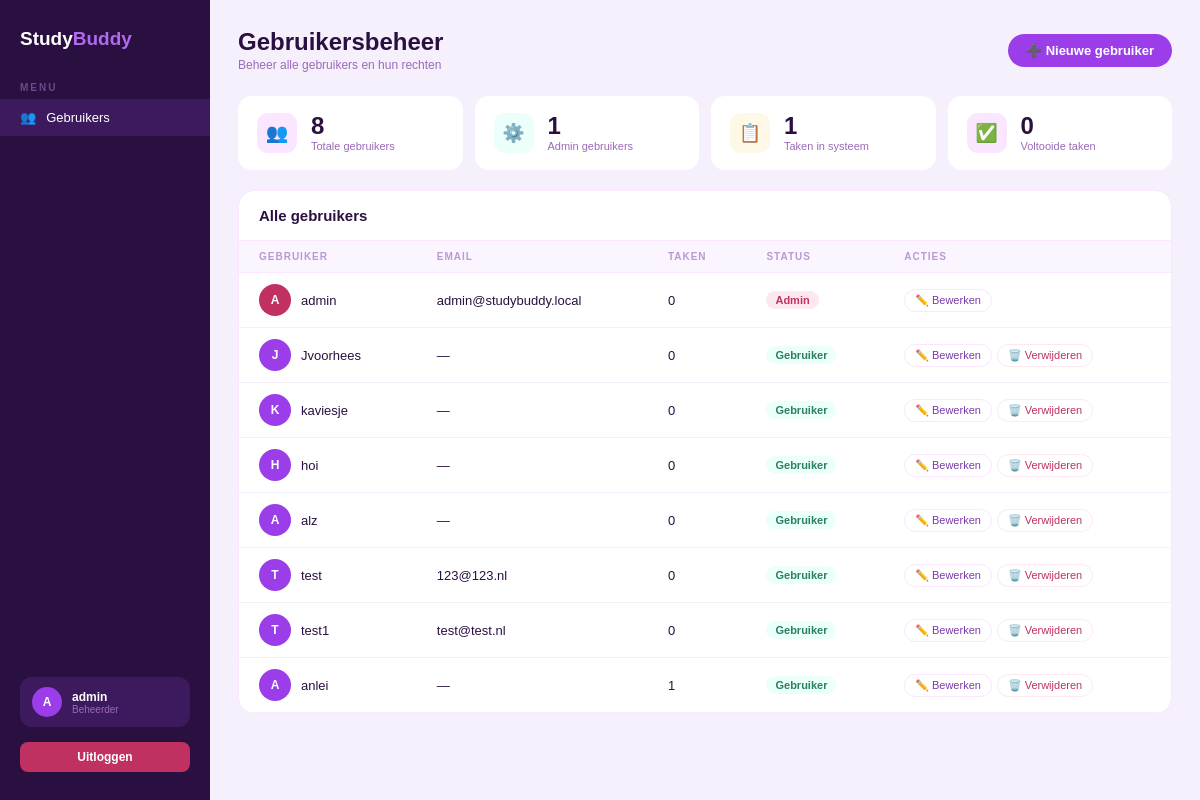
The app's page /admin (signed in), older data.
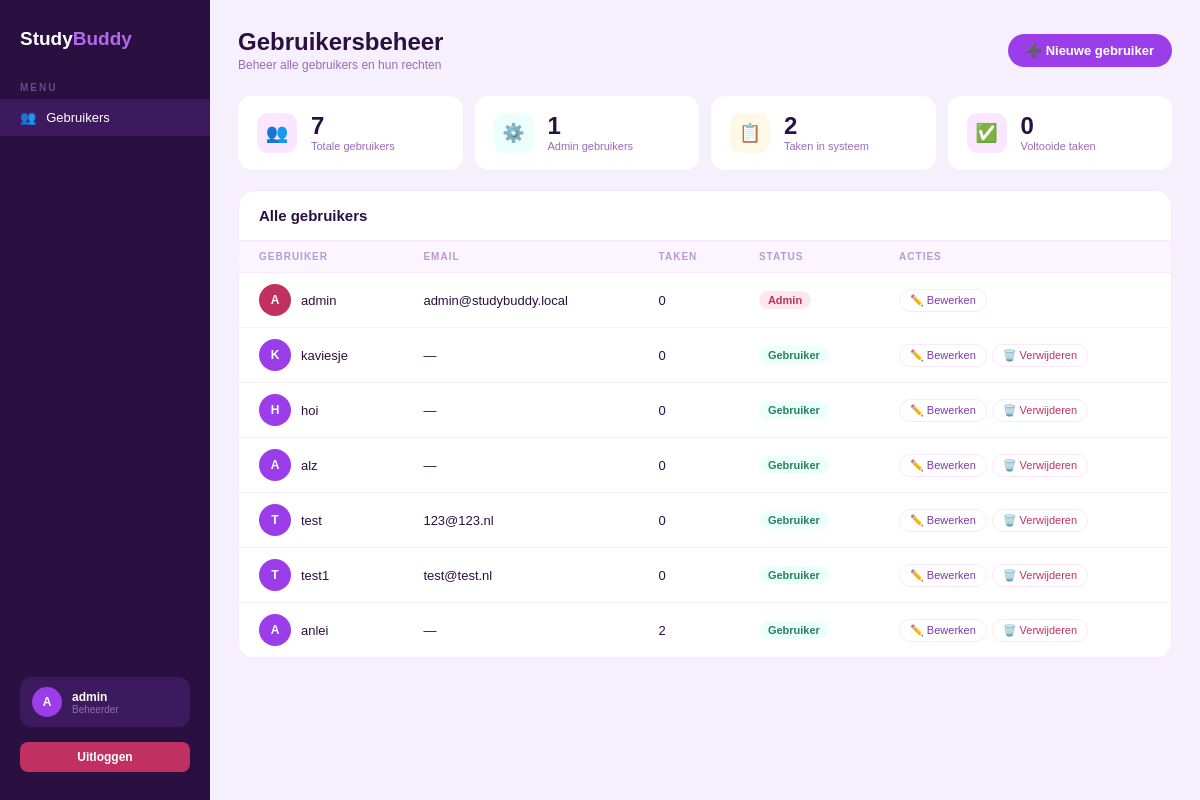
The same page, newer data.
### tables this page shows
CREATE TABLE users (
            id INTEGER PRIMARY KEY AUTOINCREMENT,
            username TEXT NOT NULL UNIQUE,
            password TEXT NOT NULL,
            email TEXT,
            telefoonnummer TEXT,
            foto TEXT
        , is_admin INTEGER DEFAULT 0);

### app.py (the view)
@app.route("/admin")
@admin_required
def admin_dashboard():
    db = get_db()
    totaal_users = db.execute("SELECT COUNT(*) FROM users").fetchone()[0]
    totaal_taken = db.execute("SELECT COUNT(*) FROM taken").fetchone()[0]
    voltooide_taken = db.execute("SELECT COUNT(*) FROM taken WHERE voltooid = 1").fetchone()[0]
    admin_users = db.execute("SELECT COUNT(*) FROM users WHERE is_admin = 1").fetchone()[0]
    users = db.execute("""

        SELECT u.id, u.username, u.email, u.is_admin,

               (SELECT COUNT(*) FROM taken WHERE user_id = u.id) as taken_count

        FROM users u

        ORDER BY u.is_admin DESC, u.id DESC

    """).fetchall()
    logger.info(f"Admin dashboard geopend door gebruiker {session['user_id']}")
    return render_template("admin.html",
        totaal_users=totaal_users,
        totaal_taken=totaal_taken,
        voltooide_taken=voltooide_taken,
        admin_users=admin_users,
        users=users
    )

### app.py (called while the page is built)
def ingelogd():
    return "user_id" in session

def is_admin():
    return bool(session.get("is_admin"))

def admin_required(f):
    from functools import wraps
    @wraps(f)
    def decorated_function(*args, **kwargs):
        if not ingelogd() or not is_admin():
            flash("U hebt geen toegang tot deze pagina.", "error")
            return redirect(url_for("dashboard"))
        return f(*args, **kwargs)
    return decorated_function

@app.context_processor
def inject_timer_settings():
    try:
        if 'user_id' in session:
            db = get_db()
            inst = db.execute("SELECT werk_tijd, pauze_tijd FROM instellingen WHERE user_id = ?", (session['user_id'],)).fetchone()
            werk = inst['werk_tijd'] if inst and inst['werk_tijd'] is not None else 25
            pauze = inst['pauze_tijd'] if inst and inst['pauze_tijd'] is not None else 5
            return dict(TIMER_WERK_MIN=werk, TIMER_PAUZE_MIN=pauze)
    except Exception:
        pass
    return dict(TIMER_WERK_MIN=25, TIMER_PAUZE_MIN=5)

### database.py (called while the page is built)
def get_db():
    conn = sqlite3.connect("studybuddy.db")
    conn.row_factory = sqlite3.Row
    return conn

### templates/admin.html (shortened to what this page needs)
{% extends "base.html" %}
{% block content %}
<div style="display: flex; min-height: 100vh; background: #f5f0fc; color: #2a1040; font-family: 'DM Sans', sans-serif;">
  <aside style="width: 210px; background: #2a1040; display: flex; flex-direction: column; padding: 28px 0; position: fixed; top: 0; left: 0; min-height: 100vh;">
    <div style="font-family: 'Syne', sans-serif; font-size: 19px; font-weight: 800; color: white; padding: 0 20px; margin-bottom: 32px;">
      Study<span style="color: #b06aed;">Buddy</span>
    </div>
    <div style="font-size: 10px; font-weight: 600; letter-spacing: 2px; text-transform: uppercase; color: #6a4a8a; padding: 0 20px; margin-bottom: 6px;">Menu</div>
    <a href="{{ url_for('admin_dashboard') }}" style="display: flex; align-items: center; gap: 10px; padding: 11px 20px; font-size: 13px; color: white; text-decoration: none; transition: 0.2s; background: #3d1a5e;">
      <span>👥</span> Gebruikers
    </a>
    <div style="margin-top: auto; padding: 0 20px;">
      <div style="display: flex; align-items: center; gap: 10px; background: #3d1a5e; border-radius: 12px; padding: 10px 12px;">
        <div style="width: 30px; height: 30px; background: #9b3de8; border-radius: 50%; display: flex; align-items: center; justify-content: center; font-family: 'Syne', sans-serif; font-size: 12px; font-weight: 800; color: white;">
          {{ session.username[0].upper() }}
        </div>
        <div>
          <div style="font-size: 12px; font-weight: 600; color: white;">{{ session.username }}</div>
          <div style="font-size: 10px; color: #9b6ab8;">Beheerder</div>
        </div>
      </div>
      <a href="{{ url_for('logout') }}" style="display: block; margin-top: 15px; padding: 8px 12px; background: #c03060; color: white; border-radius: 8px; text-align: center; text-decoration: none; font-size: 12px; font-weight: 600;">
        Uitloggen
      </a>
    </div>
  </aside>
  <main style="margin-left: 210px; flex: 1; padding: 28px;">
    <div style="display: flex; align-items: center; justify-content: space-between; margin-bottom: 24px;">
      <div>
        <div style="font-family: 'Syne', sans-serif; font-size: 24px; font-weight: 800;">Gebruikersbeheer</div>
        <div style="font-size: 12px; color: #9b6ab8; margin-top: 2px;">Beheer alle gebruikers en hun rechten</div>
      </div>
      <a href="{{ url_for('admin_user_create') }}" style="padding: 9px 18px; background: #9b3de8; color: white; border-radius: 99px; font-family: 'DM Sans', sans-serif; font-size: 13px; font-weight: 600; text-decoration: none; cursor: pointer;">
        ➕ Nieuwe gebruiker
      </a>
    </div>
    <div style="display: grid; grid-template-columns: repeat(4, 1fr); gap: 12px; margin-bottom: 20px;">
      <div style="background: white; border-radius: 14px; padding: 16px 18px; display: flex; align-items: center; gap: 14px; border: 1.5px solid transparent; transition: 0.2s;">
        <div style="width: 40px; height: 40px; border-radius: 11px; display: flex; align-items: center; justify-content: center; font-size: 18px; background: #FAE6FE;">👥</div>
        <div>
          <div style="font-family: 'Syne', sans-serif; font-size: 24px; font-weight: 800; line-height: 1;">{{ totaal_users }}</div>
          <div style="font-size: 11px; color: #9b6ab8; margin-top: 2px;">Totale gebruikers</div>
        </div>
      </div>
      <div style="background: white; border-radius: 14px; padding: 16px 18px; display: flex; align-items: center; gap: 14px; border: 1.5px solid transparent; transition: 0.2s;">
        <div style="width: 40px; height: 40px; border-radius: 11px; display: flex; align-items: center; justify-content: center; font-size: 18px; background: #EBFFFB;">⚙️</div>
        <div>
          <div style="font-family: 'Syne', sans-serif; font-size: 24px; font-weight: 800; line-height: 1;">{{ admin_users }}</div>
          <div style="font-size: 11px; color: #9b6ab8; margin-top: 2px;">Admin gebruikers</div>
        </div>
      </div>
      <div style="background: white; border-radius: 14px; padding: 16px 18px; display: flex; align-items: center; gap: 14px; border: 1.5px solid transparent; transition: 0.2s;">
        <div style="width: 40px; height: 40px; border-radius: 11px; display: flex; align-items: center; justify-content: center; font-size: 18px; background: #FEF8E6;">📋</div>
        <div>
          <div style="font-family: 'Syne', sans-serif; font-size: 24px; font-weight: 800; line-height: 1;">{{ totaal_taken }}</div>
          <div style="font-size: 11px; color: #9b6ab8; margin-top: 2px;">Taken in systeem</div>
        </div>
      </div>
      <div style="background: white; border-radius: 14px; padding: 16px 18px; display: flex; align-items: center; gap: 14px; border: 1.5px solid transparent; transition: 0.2s;">
        <div style="width: 40px; height: 40px; border-radius: 11px; display: flex; align-items: center; justify-content: center; font-size: 18px; background: #FAE6FE;">✅</div>
        <div>
          <div style="font-family: 'Syne', sans-serif; font-size: 24px; font-weight: 800; line-height: 1;">{{ voltooide_taken }}</div>
          <div style="font-size: 11px; color: #9b6ab8; margin-top: 2px;">Voltooide taken</div>
        </div>
      </div>
    </div>
    <div style="background: white; border-radius: 16px; overflow: hidden; border: 1.5px solid #FAE6FE;">
      <div style="display: flex; align-items: center; justify-content: space-between; padding: 16px 20px; border-bottom: 1.5px solid #FAE6FE;">
        <div style="font-family: 'Syne', sans-serif; font-size: 15px; font-weight: 700;">Alle gebruikers</div>
      </div>
      <table style="width: 100%; border-collapse: collapse;">
        <thead>
          <tr>
            <th style="text-align: left; font-size: 10px; font-weight: 600; letter-spacing: 1px; text-transform: uppercase; color: #b89ad0; padding: 10px 20px; background: #faf5ff; border-bottom: 1.5px solid #FAE6FE;">Gebruiker</th>
            <th style="text-align: left; font-size: 10px; font-weight: 600; letter-spacing: 1px; text-transform: uppercase; color: #b89ad0; padding: 10px 20px; background: #faf5ff; border-bottom: 1.5px solid #FAE6FE;">Email</th>
            <th style="text-align: left; font-size: 10px; font-weight: 600; letter-spacing: 1px; text-transform: uppercase; color: #b89ad0; padding: 10px 20px; background: #faf5ff; border-bottom: 1.5px solid #FAE6FE;">Taken</th>
            <th style="text-align: left; font-size: 10px; font-weight: 600; letter-spacing: 1px; text-transform: uppercase; color: #b89ad0; padding: 10px 20px; background: #faf5ff; border-bottom: 1.5px solid #FAE6FE;">Status</th>
            <th style="text-align: left; font-size: 10px; font-weight: 600; letter-spacing: 1px; text-transform: uppercase; color: #b89ad0; padding: 10px 20px; background: #faf5ff; border-bottom: 1.5px solid #FAE6FE;">Acties</th>
          </tr>
        </thead>
        <tbody>
          {% for user in users %}
          <tr style="border-bottom: 1px solid #f5f0fc; transition: 0.15s;">
            <td style="padding: 11px 20px; font-size: 13px;">
              <div style="display: flex; align-items: center; gap: 10px;">
                <div style="width: 32px; height: 32px; border-radius: 50%; display: flex; align-items: center; justify-content: center; font-family: 'Syne', sans-serif; font-size: 12px; font-weight: 800; color: white; background: {% if user.is_admin %}#c03060{% else %}#9b3de8{% endif %}; flex-shrink: 0;">
                  {{ user.username[0].upper() }}
                </div>
                <div>
                  <div style="font-size: 13px; font-weight: 500;">{{ user.username }}</div>
                </div>
              </div>
            </td>
            <td style="padding: 11px 20px; font-size: 13px;">{{ user.email or '—' }}</td>
            <td style="padding: 11px 20px; font-size: 13px;">{{ user.taken_count }}</td>
            <td style="padding: 11px 20px; font-size: 13px;">
              {% if user.is_admin %}
                <span style="display: inline-block; padding: 3px 9px; border-radius: 99px; font-size: 11px; font-weight: 600; background: #fde8ee; color: #c03060;">Admin</span>
              {% else %}
                <span style="display: inline-block; padding: 3px 9px; border-radius: 99px; font-size: 11px; font-weight: 600; background: #EBFFFB; color: #2a8060;">Gebruiker</span>
              {% endif %}
            </td>
            <td style="padding: 11px 20px; font-size: 13px;">
              <div style="display: flex; gap: 5px; flex-wrap: wrap;">
                <a href="{{ url_for('admin_user_edit', user_id=user.id) }}" style="padding: 4px 10px; border-radius: 99px; font-size: 11px; font-weight: 500; border: 1.5px solid #FAE6FE; background: transparent; color: #7c3aad; text-decoration: none; cursor: pointer; transition: 0.2s;">
                  ✏️ Bewerken
                </a>
                {% if user.id != session.user_id %}
                <form method="POST" action="{{ url_for('admin_user_delete', user_id=user.id) }}" style="display: inline;" onsubmit="return confirm('Weet je zeker dat je deze gebruiker wilt verwijderen?');">
                  <button type="submit" style="padding: 4px 10px; border-radius: 99px; font-size: 11px; font-weight: 500; border: 1.5px solid #fde8ee; background: transparent; color: #c03060; cursor: pointer; transition: 0.2s;">
                    🗑️ Verwijderen
                  </button>
                </form>
                {% endif %}
              </div>
            </td>
          </tr>
          {% endfor %}
        </tbody>
      </table>
    </div>
  </main>
</div>
{% endblock %}

### templates/base.html (shortened to what this page needs)
<!DOCTYPE html>
<html lang="en">
<head>
    <link rel="stylesheet" href="{{ url_for('static', filename='css/style.css') }}">
</head>
<body>
    {% block content %}{% endblock %}
</body>
</html>

### static/css/style.css (style rules this page uses)
* { margin: 0; padding: 0; box-sizing: border-box; }
body { font-family: 'Segoe UI', sans-serif; background: #e8e8e8; min-height: 100vh; }

Row changes from the older to the newer data that the page shows:
removed users: username "J", username "Jvoorhees", email "—", taken_count "0", shows "Gebruiker"
computed for users "anlei": taken_count "1" → "2"
Text that changed along with them:
{{ totaal_users }}: "8" → "7"
{{ totaal_taken }}: "1" → "2"
